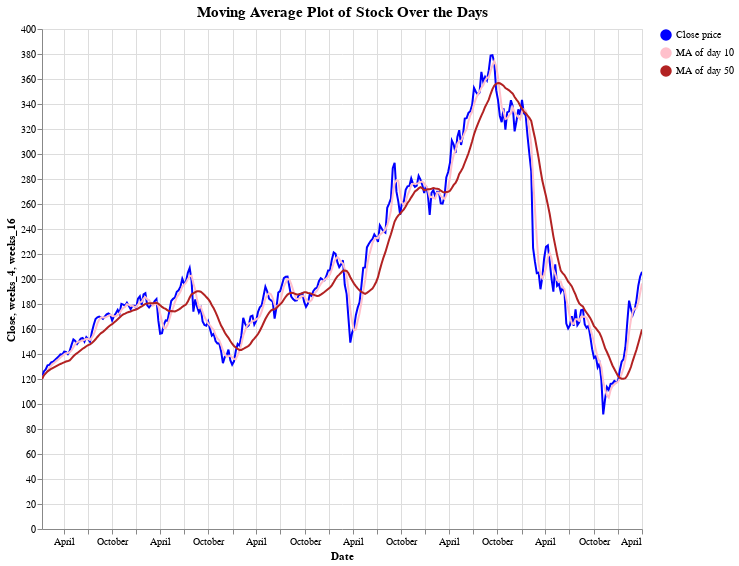

This figure's notebook cell:
### Code cell
# set base for creat custom legend and plots
base = alt.Chart(df_ma.reset_index()).transform_calculate(
legend1="'Close price'",
legend2="'MA of day 10'",
legend3="'MA of day 50'",

)
scale = alt.Scale(domain=["Close price", 
                          "MA of day 10",
                          "MA of day 50",], 
                  range=['blue',   
                         'pink', 
                         'firebrick'])

line1 = base.mark_line(color='blue').encode(
x = 'Date:T',
y = 'Close:Q',
color=alt.Color('legend1:N', scale=scale, title=''),
)

line2 = base.mark_line(color='pink').encode(
x = 'Date:T',
y = 'weeks_4:Q',
color=alt.Color('legend2:N', scale=scale, title='')
)

line3 = base.mark_line(color='firebrick').encode(
x = 'Date:T',
y = 'weeks_16:Q',
color=alt.Color('legend3:N', scale=scale, title='')
)


text = line1.mark_text(
    align='left',
    baseline='middle',
    dx=3  # Nudges text to right so it doesn't appear on top of the bar
)   


(line1 + line2 + line3  +text).properties(
    title={"text":['Moving Average Plot of Stock Over the Days'],
           "fontSize":15,
           "fontWeight": 'bold',
           "font":'Courier New',},
    height=500, width=600
).interactive()

### Figure 1 — Vega-Lite specification as saved in the notebook (floating-point values rounded to 4 significant figures; data arrays with more than 128 entries replaced by an {"elided": "..."} marker saying what was removed)
{"config": {"view": {"continuousWidth": 400, "continuousHeight": 300}}, "layer": [{"mark": {"type": "line", "color": "blue"}, "encoding": {"color": {"field": "legend1", "scale": {"domain": ["Close price", "MA of day 10", "MA of day 50"], "range": ["blue", "pink", "firebrick"]}, "title": "", "type": "nominal"}, "x": {"field": "Date", "type": "temporal"}, "y": {"field": "Close", "type": "quantitative"}}, "selection": {"selector017": {"type": "interval", "bind": "scales", "encodings": ["x", "y"]}}, "transform": [{"calculate": "'Close price'", "as": "legend1"}, {"calculate": "'MA of day 10'", "as": "legend2"}, {"calculate": "'MA of day 50'", "as": "legend3"}]}, {"mark": {"type": "line", "color": "pink"}, "encoding": {"color": {"field": "legend2", "scale": {"domain": ["Close price", "MA of day 10", "MA of day 50"], "range": ["blue", "pink", "firebrick"]}, "title": "", "type": "nominal"}, "x": {"field": "Date", "type": "temporal"}, "y": {"field": "weeks_4", "type": "quantitative"}}, "transform": [{"calculate": "'Close price'", "as": "legend1"}, {"calculate": "'MA of day 10'", "as": "legend2"}, {"calculate": "'MA of day 50'", "as": "legend3"}]}, {"mark": {"type": "line", "color": "firebrick"}, "encoding": {"color": {"field": "legend3", "scale": {"domain": ["Close price", "MA of day 10", "MA of day 50"], "range": ["blue", "pink", "firebrick"]}, "title": "", "type": "nominal"}, "x": {"field": "Date", "type": "temporal"}, "y": {"field": "weeks_16", "type": "quantitative"}}, "transform": [{"calculate": "'Close price'", "as": "legend1"}, {"calculate": "'MA of day 10'", "as": "legend2"}, {"calculate": "'MA of day 50'", "as": "legend3"}]}, {"mark": {"type": "text", "align": "left", "baseline": "middle", "dx": 3}, "encoding": {"color": {"field": "legend1", "scale": {"domain": ["Close price", "MA of day 10", "MA of day 50"], "range": ["blue", "pink", "firebrick"]}, "title": "", "type": "nominal"}, "x": {"field": "Date", "type": "temporal"}, "y": {"field": "Close", "type": "quantitative"}}, "transform": [{"calculate": "'Close price'", "as": "legend1"}, {"calculate": "'MA of day 10'", "as": "legend2"}, {"calculate": "'MA of day 50'", "as": "legend3"}]}], "data": {"name": "data-9dcbc6d3ff2c48590106a2bca29fcc7a"}, "height": 500, "title": {"text": ["Moving Average Plot of Stock Over the Days"], "fontSize": 15, "fontWeight": "bold", "font": "Courier New"}, "width": 600, "$schema": "https://vega.github.io/schema/vega-lite/v4.17.0.json", "datasets": {"data-9dcbc6d3ff2c48590106a2bca29fcc7a": {"elided": "326 records"}}}
